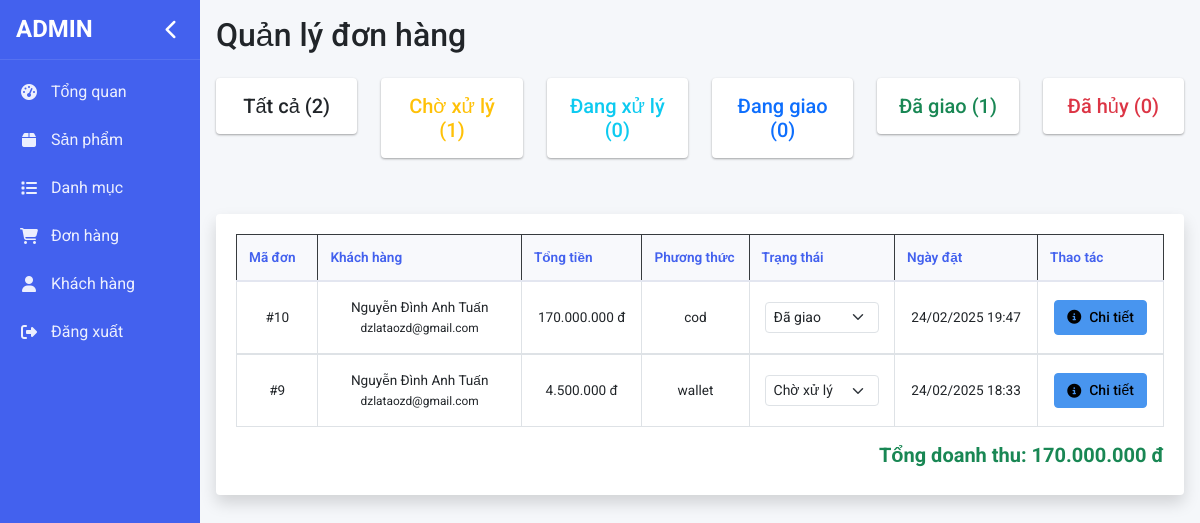
The app's page /admin/carts.php (signed in) with its own data.
### tables this page shows
CREATE TABLE `orders` (
  `id` int(11) NOT NULL,
  `user_id` int(11) NOT NULL,
  `total_amount` varchar(50) NOT NULL,
  `shipping_address` text NOT NULL,
  `phone` varchar(20) NOT NULL,
  `note` text DEFAULT NULL,
  `order_status` varchar(20) NOT NULL,
  `created_at` timestamp NOT NULL DEFAULT current_timestamp(),
  `payment_method` varchar(20) NOT NULL DEFAULT 'wallet'
);

CREATE TABLE `account` (
  `id` int(11) NOT NULL,
  `username` varchar(50) NOT NULL,
  `password` varchar(255) NOT NULL,
  `email` varchar(100) NOT NULL,
  `fullname` varchar(100) NOT NULL,
  `phone` varchar(20) NOT NULL,
  `address` text NOT NULL,
  `is_admin` tinyint(1) NOT NULL DEFAULT 0,
  `money` int(11) NOT NULL,
  `created_at` datetime NOT NULL DEFAULT current_timestamp()
);

### functions/functions.php (called while the page is built, shortened)
<?php
function format_currency($amount) {
    $amount = floatval($amount);
    return number_format($amount, 0, ',', '.') . ' đ';
}
?>

### admin/carts.php (the view, shortened to what this page needs)
<?php
require_once '../functions/functions.php';
require_once __DIR__ . '/../config/config.php';
require_once __DIR__ . '/header-admin.php';
$user_filter = "";
$status_filter = "";
$orders_query = "SELECT o.*, a.fullname, a.email, a.phone, a.address,
                (SELECT SUM(price * quantity) FROM order_items WHERE order_id = o.id) as total_amount
                FROM orders o
                JOIN account a ON o.user_id = a.id
                WHERE 1=1 $user_filter $status_filter
                ORDER BY o.created_at DESC";
$orders = $conn->query($orders_query);
$status_stats_query = "SELECT
                        order_status,
                        COUNT(*) as count
                      FROM orders
                      GROUP BY order_status";
$status_stats = $conn->query($status_stats_query);
$stats = [
    'pending' => 0,
    'processing' => 0,
    'shipped' => 0,
    'delivered' => 0,
    'cancelled' => 0
];
while ($stat = $status_stats->fetch_assoc()) {
    $stats[$stat['order_status']] = $stat['count'];
}
?>
<div class="d-flex justify-content-between align-items-center mb-4">
    <h2 class="mb-0">
        Quản lý đơn hàng
    </h2>
</div>
<div class="row mb-4">
    <div class="col-xl-2 col-md-4 col-sm-6 mb-2">
        <a href="carts.php" class="text-decoration-none">
            <div class="card text-center">
                <div class="card-body py-3">
                    <div class="h5 mb-0 font-weight-bold">Tất cả (<?= array_sum($stats) ?>)</div>
                </div>
            </div>
        </a>
    </div>
    <div class="col-xl-2 col-md-4 col-sm-6 mb-2">
        <a href="carts.php?status=pending" class="text-decoration-none">
            <div class="card text-center border-warning">
                <div class="card-body py-3">
                    <div class="h5 mb-0 font-weight-bold text-warning">Chờ xử lý (<?= $stats['pending'] ?>)</div>
                </div>
            </div>
        </a>
    </div>
    <div class="col-xl-2 col-md-4 col-sm-6 mb-2">
        <a href="carts.php?status=processing" class="text-decoration-none">
            <div class="card text-center border-info">
                <div class="card-body py-3">
                    <div class="h5 mb-0 font-weight-bold text-info">Đang xử lý (<?= $stats['processing'] ?>)</div>
                </div>
            </div>
        </a>
    </div>
    <div class="col-xl-2 col-md-4 col-sm-6 mb-2">
        <a href="carts.php?status=shipped" class="text-decoration-none">
            <div class="card text-center border-primary">
                <div class="card-body py-3">
                    <div class="h5 mb-0 font-weight-bold text-primary">Đang giao (<?= $stats['shipped'] ?>)</div>
                </div>
            </div>
        </a>
    </div>
    <div class="col-xl-2 col-md-4 col-sm-6 mb-2">
        <a href="carts.php?status=delivered" class="text-decoration-none">
            <div class="card text-center border-success">
                <div class="card-body py-3">
                    <div class="h5 mb-0 font-weight-bold text-success">Đã giao (<?= $stats['delivered'] ?>)</div>
                </div>
            </div>
        </a>
    </div>
    <div class="col-xl-2 col-md-4 col-sm-6 mb-2">
        <a href="carts.php?status=cancelled" class="text-decoration-none">
            <div class="card text-center border-danger">
                <div class="card-body py-3">
                    <div class="h5 mb-0 font-weight-bold text-danger">Đã hủy (<?= $stats['cancelled'] ?>)</div>
                </div>
            </div>
        </a>
    </div>
</div>
<div class="card shadow">
    <div class="card-body">
        <div class="table-responsive">
            <table class="table table-bordered">
                <thead class="table-dark">
                    <tr>
                        <th>Mã đơn</th>
                        <th>Khách hàng</th>
                        <th>Tổng tiền</th>
                        <th>Phương thức</th>
                        <th>Trạng thái</th>
                        <th>Ngày đặt</th>
                        <th>Thao tác</th>
                    </tr>
                </thead>
                <tbody>
                    <?php if ($orders->num_rows > 0): ?>
                        <?php while ($order = $orders->fetch_assoc()): ?>
                            <tr>
                                <td>#<?= $order['id'] ?></td>
                                <td>
                                    <?= htmlspecialchars($order['fullname']) ?><br>
                                    <small><?= htmlspecialchars($order['email']) ?></small>
                                </td>
                                <td><?= format_currency($order['total_amount']) ?></td>
                                <td><?= htmlspecialchars($order['payment_method']) ?></td>
                                <td>
                                    <form method="POST">
                                        <select name="status" class="form-select form-select-sm" onchange="this.form.submit()">
                                            <option value="pending" <?= $order['order_status'] == 'pending' ? 'selected' : '' ?>>Chờ xử lý</option>
                                            <option value="delivered" <?= $order['order_status'] == 'delivered' ? 'selected' : '' ?>>Đã giao</option>
                                        </select>
                                    </form>
                                </td>
                                <td><?= date('d/m/Y H:i', strtotime($order['created_at'])) ?></td>
                                <td>
                                    <button type="button" class="btn btn-info btn-sm" data-bs-toggle="modal" data-bs-target="#orderDetail<?= $order['id'] ?>">
                                        <i class="fas fa-info-circle"></i> Chi tiết
                                    </button>
                                </td>
                            </tr>
                        <?php endwhile; ?>
                    <?php else: ?>
                        <tr>
                            <td colspan="7" class="text-center py-4">Không có đơn hàng nào</td>
                        </tr>
                    <?php endif; ?>
                </tbody>
            </table>
            <?php
            $total_query = "SELECT SUM(oi.price * oi.quantity) as grand_total
                            FROM order_items oi
                            INNER JOIN orders o ON oi.order_id = o.id
                            WHERE o.order_status = 'delivered' $user_filter";
            $total_result = $conn->query($total_query);
            $grand_total = $total_result->fetch_assoc()['grand_total'] ?? 0;
            ?>
            <div class="text-end mt-3">
                <h5 class="text-success fw-bold">Tổng doanh thu: <?= format_currency($grand_total) ?></h5>
            </div>
        </div>
    </div>
</div>

### assets/css/admin.css (style rules this page uses)
:root { --primary-color: #4e69df; --secondary-color: #858796; --success-color: #1cc88a; --info-color: #36b9cc; --warning-color: #f6c23e; --danger-color: #e74a3b; --dark-color: #5a5c69; --sidebar-width: 250px; --transition-speed: 0.3s; --sidebar-collapsed-width: 70px; }
.table-responsive { overflow-x: auto; }
.table { width: 100%; margin-bottom: 0; }
.table th { font-size: 0.75rem; padding: 0.5rem; }
.table td { font-size: 0.85rem; padding: 0.5rem; }
.card { border: none; border-radius: 10px; box-shadow: 0 0 10px rgba(0, 0, 0, 0.05); margin-bottom: 20px; }
.card-body { padding: 20px; }
.table { margin-bottom: 0; }
.table th { font-weight: 600; background-color: #f8f9fa; border-bottom-width: 1px; }
.table td { vertical-align: middle; }
.btn-sm { padding: 0.25rem 0.5rem; font-size: 0.875rem; }
.table tbody tr { display: table-row; width: 100%; margin-bottom: 10px; border-bottom: 1px solid #dee2e6; }
.table tbody tr td { text-align: center; vertical-align: middle; padding: 15px; background-color: #fff; }
.table tbody tr:not(:last-child) { border-bottom: 2px solid #dee2e6; }
.table th { min-width: 100px; }
.table th:first-child { min-width: 80px; }
.table th:nth-child(2) { min-width: 200px; }

### admin/header-admin.php (style rules this page uses)
:root { --primary-color: #4361ee; --secondary-color: #4361ee; --success-color: #4cc9f0; --info-color: #4895ef; --warning-color: #f72585; --danger-color: #e63946; --light-color: #f8f9fa; --dark-color: #212529; --sidebar-width: 200px; --header-height: 60px; --sidebar-collapsed-width: 70px; --border-radius: 0.25rem; --transition-speed: 0.3s; --box-shadow: 0 0.25rem 1rem rgba(0, 0, 0, 0.1); }
body { font-family: 'Roboto', sans-serif; background-color: #f5f7fa; margin: 0; padding: 0; overflow-x: hidden; }
.card, .dashboard-card { border: none; border-radius: var(--border-radius); box-shadow: 0 1px 3px rgba(0,0,0,0.12), 0 1px 2px rgba(0,0,0,0.24); transition: all 0.3s cubic-bezier(.25,.8,.25,1); overflow: hidden; margin-bottom: 1.5rem; background-color: #fff; }
.table { color: var(--dark-color); margin-bottom: 0; }
.table th { font-weight: 600; color: var(--primary-color); background-color: #f8f9fc; border-bottom: 2px solid #e3e6f0; padding: 0.75rem; font-size: 0.85rem; }
.table td { padding: 0.75rem; vertical-align: middle; }
.btn { font-weight: 500; border-radius: var(--border-radius); padding: 0.375rem 0.75rem; display: inline-flex; align-items: center; justify-content: center; gap: 0.5rem; transition: all var(--transition-speed); }
.btn-info { background-color: var(--info-color); border-color: var(--info-color); }

### records on screen
orders: id "10", user.fullname "Nguyễn Đình Anh Tuấn", user.email "dzlataozd@gmail.com", total_amount "170.000.000 đ", payment_method "cod", status "Đã giao", created_at "24/02/2025 19:47"
orders: id "9", user.fullname "Nguyễn Đình Anh Tuấn", user.email "dzlataozd@gmail.com", total_amount "4.500.000 đ", payment_method "wallet", status "Chờ xử lý", created_at "24/02/2025 18:33"

### other values on screen
array_sum($stats) "2"
$stats['pending'] "1"
$stats['processing'] "0"
$stats['shipped'] "0"
$stats['delivered'] "1"
$stats['cancelled'] "0"
format_currency($grand_total) "170.000.000 đ"
